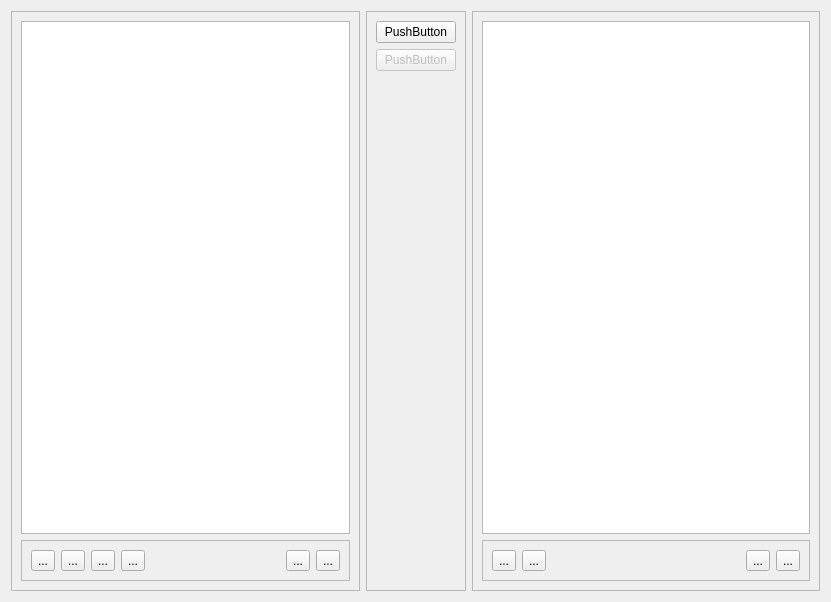
<?xml version="1.0" encoding="UTF-8"?>
<ui version="4.0">
 <class>image_tab</class>
 <widget class="QWidget" name="image_tab">
  <property name="geometry">
   <rect>
    <x>0</x>
    <y>0</y>
    <width>831</width>
    <height>602</height>
   </rect>
  </property>
  <property name="windowTitle">
   <string>Image Tab</string>
  </property>
  <layout class="QHBoxLayout" name="horizontalLayout">
   <item>
    <widget class="QFrame" name="frameL">
     <property name="sizePolicy">
      <sizepolicy hsizetype="Expanding" vsizetype="Preferred">
       <horstretch>1</horstretch>
       <verstretch>0</verstretch>
      </sizepolicy>
     </property>
     <property name="frameShape">
      <enum>QFrame::StyledPanel</enum>
     </property>
     <property name="frameShadow">
      <enum>QFrame::Raised</enum>
     </property>
     <layout class="QVBoxLayout" name="verticalLayout_5">
      <item>
       <widget class="ImageView" name="graphicsViewL">
        <property name="sizePolicy">
         <sizepolicy hsizetype="Expanding" vsizetype="Expanding">
          <horstretch>1</horstretch>
          <verstretch>0</verstretch>
         </sizepolicy>
        </property>
       </widget>
      </item>
      <item>
       <widget class="QFrame" name="frame_4">
        <property name="frameShape">
         <enum>QFrame::StyledPanel</enum>
        </property>
        <property name="frameShadow">
         <enum>QFrame::Sunken</enum>
        </property>
        <property name="lineWidth">
         <number>2</number>
        </property>
        <layout class="QHBoxLayout" name="horizontalLayout_5">
         <item>
          <widget class="QToolButton" name="toolButton_2">
           <property name="text">
            <string>...</string>
           </property>
          </widget>
         </item>
         <item>
          <widget class="QToolButton" name="toolButton">
           <property name="text">
            <string>...</string>
           </property>
          </widget>
         </item>
         <item>
          <widget class="QToolButton" name="toolButton_3">
           <property name="text">
            <string>...</string>
           </property>
          </widget>
         </item>
         <item>
          <widget class="QToolButton" name="toolButton_4">
           <property name="text">
            <string>...</string>
           </property>
          </widget>
         </item>
         <item>
          <spacer name="spacerL">
           <property name="orientation">
            <enum>Qt::Horizontal</enum>
           </property>
           <property name="sizeHint" stdset="0">
            <size>
             <width>40</width>
             <height>20</height>
            </size>
           </property>
          </spacer>
         </item>
         <item>
          <widget class="QToolButton" name="toolButton_5">
           <property name="text">
            <string>...</string>
           </property>
          </widget>
         </item>
         <item>
          <widget class="QToolButton" name="toolButton_6">
           <property name="text">
            <string>...</string>
           </property>
          </widget>
         </item>
        </layout>
       </widget>
      </item>
     </layout>
    </widget>
   </item>
   <item>
    <widget class="QFrame" name="frame">
     <property name="frameShape">
      <enum>QFrame::StyledPanel</enum>
     </property>
     <property name="frameShadow">
      <enum>QFrame::Raised</enum>
     </property>
     <layout class="QVBoxLayout" name="verticalLayout">
      <item>
       <widget class="QPushButton" name="pushButton">
        <property name="text">
         <string>PushButton</string>
        </property>
       </widget>
      </item>
      <item>
       <widget class="QPushButton" name="linkButton">
        <property name="enabled">
         <bool>false</bool>
        </property>
        <property name="text">
         <string>PushButton</string>
        </property>
        <property name="checkable">
         <bool>true</bool>
        </property>
        <property name="flat">
         <bool>false</bool>
        </property>
       </widget>
      </item>
      <item>
       <spacer name="verticalSpacer">
        <property name="orientation">
         <enum>Qt::Vertical</enum>
        </property>
        <property name="sizeHint" stdset="0">
         <size>
          <width>20</width>
          <height>40</height>
         </size>
        </property>
       </spacer>
      </item>
     </layout>
    </widget>
   </item>
   <item>
    <widget class="QFrame" name="frameR">
     <property name="sizePolicy">
      <sizepolicy hsizetype="Expanding" vsizetype="Preferred">
       <horstretch>1</horstretch>
       <verstretch>0</verstretch>
      </sizepolicy>
     </property>
     <property name="frameShape">
      <enum>QFrame::StyledPanel</enum>
     </property>
     <property name="frameShadow">
      <enum>QFrame::Raised</enum>
     </property>
     <layout class="QVBoxLayout" name="verticalLayout_6">
      <item>
       <widget class="ImageView" name="graphicsViewR"/>
      </item>
      <item>
       <widget class="QFrame" name="tollFrameR">
        <property name="frameShape">
         <enum>QFrame::StyledPanel</enum>
        </property>
        <property name="frameShadow">
         <enum>QFrame::Sunken</enum>
        </property>
        <layout class="QHBoxLayout" name="horizontalLayout_4">
         <item>
          <widget class="QToolButton" name="toolButton_8">
           <property name="text">
            <string>...</string>
           </property>
          </widget>
         </item>
         <item>
          <widget class="QToolButton" name="toolButton_9">
           <property name="text">
            <string>...</string>
           </property>
          </widget>
         </item>
         <item>
          <spacer name="spacerR">
           <property name="orientation">
            <enum>Qt::Horizontal</enum>
           </property>
           <property name="sizeHint" stdset="0">
            <size>
             <width>40</width>
             <height>20</height>
            </size>
           </property>
          </spacer>
         </item>
         <item>
          <widget class="QToolButton" name="toolButton_10">
           <property name="text">
            <string>...</string>
           </property>
          </widget>
         </item>
         <item>
          <widget class="QToolButton" name="toolButton_7">
           <property name="text">
            <string>...</string>
           </property>
          </widget>
         </item>
        </layout>
       </widget>
      </item>
     </layout>
    </widget>
   </item>
  </layout>
 </widget>
 <customwidgets>
  <customwidget>
   <class>ImageView</class>
   <extends>QGraphicsView</extends>
   <header>widgets/image_view.h</header>
  </customwidget>
 </customwidgets>
 <resources/>
 <connections/>
</ui>
